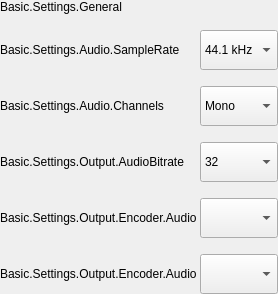
        <widget class="QFrame" name="frame_AudioGeneral">
         <property name="sizePolicy">
          <sizepolicy hsizetype="Preferred" vsizetype="Preferred">
           <horstretch>0</horstretch>
           <verstretch>0</verstretch>
          </sizepolicy>
         </property>
         <property name="minimumSize">
          <size>
           <width>0</width>
           <height>0</height>
          </size>
         </property>
         <property name="maximumSize">
          <size>
           <width>16777215</width>
           <height>16777215</height>
          </size>
         </property>
         <property name="frameShape">
          <enum>QFrame::NoFrame</enum>
         </property>
         <property name="frameShadow">
          <enum>QFrame::Raised</enum>
         </property>
         <layout class="QFormLayout" name="formLayout_AudioGeneral">
          <property name="fieldGrowthPolicy">
           <enum>QFormLayout::AllNonFixedFieldsGrow</enum>
          </property>
          <property name="labelAlignment">
           <set>Qt::AlignLeading|Qt::AlignLeft|Qt::AlignVCenter</set>
          </property>
          <property name="formAlignment">
           <set>Qt::AlignLeading|Qt::AlignLeft|Qt::AlignTop</set>
          </property>
          <property name="horizontalSpacing">
           <number>0</number>
          </property>
          <property name="verticalSpacing">
           <number>16</number>
          </property>
          <property name="leftMargin">
           <number>0</number>
          </property>
          <property name="topMargin">
           <number>0</number>
          </property>
          <property name="rightMargin">
           <number>0</number>
          </property>
          <property name="bottomMargin">
           <number>0</number>
          </property>
          <item row="0" column="0">
           <widget class="QLabel" name="label_TitleAudioGeneral">
            <property name="maximumSize">
             <size>
              <width>860</width>
              <height>16777215</height>
             </size>
            </property>
            <property name="styleSheet">
             <string/>
            </property>
            <property name="text">
             <string>Basic.Settings.General</string>
            </property>
            <property name="wordWrap">
             <bool>true</bool>
            </property>
            <property name="labelType" stdset="0">
             <string>settingBold</string>
            </property>
           </widget>
          </item>
          <item row="1" column="0">
           <widget class="QLabel" name="label_SampleRate">
            <property name="sizePolicy">
             <sizepolicy hsizetype="Fixed" vsizetype="Fixed">
              <horstretch>0</horstretch>
              <verstretch>0</verstretch>
             </sizepolicy>
            </property>
            <property name="minimumSize">
             <size>
              <width>200</width>
              <height>40</height>
             </size>
            </property>
            <property name="maximumSize">
             <size>
              <width>200</width>
              <height>40</height>
             </size>
            </property>
            <property name="styleSheet">
             <string notr="true"/>
            </property>
            <property name="text">
             <string>Basic.Settings.Audio.SampleRate</string>
            </property>
            <property name="wordWrap">
             <bool>true</bool>
            </property>
           </widget>
          </item>
          <item row="1" column="1">
           <widget class="AFQCustomCombobox" name="comboBox_SampleRate">
            <property name="enabled">
             <bool>true</bool>
            </property>
            <property name="sizePolicy">
             <sizepolicy hsizetype="Preferred" vsizetype="Preferred">
              <horstretch>0</horstretch>
              <verstretch>0</verstretch>
             </sizepolicy>
            </property>
            <property name="minimumSize">
             <size>
              <width>0</width>
              <height>40</height>
             </size>
            </property>
            <property name="maximumSize">
             <size>
              <width>16777215</width>
              <height>40</height>
             </size>
            </property>
            <property name="focusPolicy">
             <enum>Qt::ClickFocus</enum>
            </property>
            <property name="styleSheet">
             <string notr="true"/>
            </property>
            <item>
             <property name="text">
              <string>44.1 kHz</string>
             </property>
            </item>
            <item>
             <property name="text">
              <string>48 kHz</string>
             </property>
            </item>
           </widget>
          </item>
          <item row="2" column="0">
           <widget class="QLabel" name="label_ChannelSetup">
            <property name="sizePolicy">
             <sizepolicy hsizetype="Fixed" vsizetype="Fixed">
              <horstretch>0</horstretch>
              <verstretch>0</verstretch>
             </sizepolicy>
            </property>
            <property name="minimumSize">
             <size>
              <width>200</width>
              <height>40</height>
             </size>
            </property>
            <property name="maximumSize">
             <size>
              <width>200</width>
              <height>40</height>
             </size>
            </property>
            <property name="styleSheet">
             <string notr="true"/>
            </property>
            <property name="text">
             <string>Basic.Settings.Audio.Channels</string>
            </property>
            <property name="wordWrap">
             <bool>true</bool>
            </property>
           </widget>
          </item>
          <item row="2" column="1">
           <widget class="AFQCustomCombobox" name="comboBox_ChannelSetup">
            <property name="sizePolicy">
             <sizepolicy hsizetype="Preferred" vsizetype="Preferred">
              <horstretch>0</horstretch>
              <verstretch>0</verstretch>
             </sizepolicy>
            </property>
            <property name="minimumSize">
             <size>
              <width>0</width>
              <height>40</height>
             </size>
            </property>
            <property name="maximumSize">
             <size>
              <width>16777215</width>
              <height>40</height>
             </size>
            </property>
            <property name="focusPolicy">
             <enum>Qt::ClickFocus</enum>
            </property>
            <property name="styleSheet">
             <string notr="true"/>
            </property>
            <item>
             <property name="text">
              <string>Mono</string>
             </property>
            </item>
            <item>
             <property name="text">
              <string>Stereo</string>
             </property>
            </item>
            <item>
             <property name="text">
              <string>2.1</string>
             </property>
            </item>
            <item>
             <property name="text">
              <string>4.0</string>
             </property>
            </item>
            <item>
             <property name="text">
              <string>5.1</string>
             </property>
            </item>
           </widget>
          </item>
          <item row="3" column="0">
           <widget class="QLabel" name="label_SimpleOutputABitrate">
            <property name="sizePolicy">
             <sizepolicy hsizetype="Fixed" vsizetype="Fixed">
              <horstretch>0</horstretch>
              <verstretch>0</verstretch>
             </sizepolicy>
            </property>
            <property name="minimumSize">
             <size>
              <width>200</width>
              <height>40</height>
             </size>
            </property>
            <property name="maximumSize">
             <size>
              <width>200</width>
              <height>40</height>
             </size>
            </property>
            <property name="styleSheet">
             <string notr="true"/>
            </property>
            <property name="text">
             <string>Basic.Settings.Output.AudioBitrate</string>
            </property>
            <property name="wordWrap">
             <bool>true</bool>
            </property>
           </widget>
          </item>
          <item row="3" column="1">
           <widget class="AFQCustomCombobox" name="comboBox_SimpleOutputABitrate">
            <property name="sizePolicy">
             <sizepolicy hsizetype="Preferred" vsizetype="Preferred">
              <horstretch>0</horstretch>
              <verstretch>0</verstretch>
             </sizepolicy>
            </property>
            <property name="minimumSize">
             <size>
              <width>0</width>
              <height>40</height>
             </size>
            </property>
            <property name="maximumSize">
             <size>
              <width>16777215</width>
              <height>40</height>
             </size>
            </property>
            <property name="focusPolicy">
             <enum>Qt::ClickFocus</enum>
            </property>
            <property name="styleSheet">
             <string notr="true"/>
            </property>
            <property name="maxVisibleItems">
             <number>10</number>
            </property>
            <item>
             <property name="text">
              <string>32</string>
             </property>
            </item>
            <item>
             <property name="text">
              <string>48</string>
             </property>
            </item>
            <item>
             <property name="text">
              <string>64</string>
             </property>
            </item>
            <item>
             <property name="text">
              <string>80</string>
             </property>
            </item>
            <item>
             <property name="text">
              <string>92</string>
             </property>
            </item>
            <item>
             <property name="text">
              <string>112</string>
             </property>
            </item>
            <item>
             <property name="text">
              <string>128</string>
             </property>
            </item>
            <item>
             <property name="text">
              <string>160</string>
             </property>
            </item>
            <item>
             <property name="text">
              <string>192</string>
             </property>
            </item>
            <item>
             <property name="text">
              <string>256</string>
             </property>
            </item>
            <item>
             <property name="text">
              <string>320</string>
             </property>
            </item>
           </widget>
          </item>
          <item row="4" column="0">
           <widget class="QLabel" name="label_SimpleOutStrAEncoder">
            <property name="sizePolicy">
             <sizepolicy hsizetype="Fixed" vsizetype="Fixed">
              <horstretch>0</horstretch>
              <verstretch>0</verstretch>
             </sizepolicy>
            </property>
            <property name="minimumSize">
             <size>
              <width>200</width>
              <height>40</height>
             </size>
            </property>
            <property name="maximumSize">
             <size>
              <width>200</width>
              <height>40</height>
             </size>
            </property>
            <property name="styleSheet">
             <string notr="true"/>
            </property>
            <property name="text">
             <string>Basic.Settings.Output.Encoder.Audio</string>
            </property>
            <property name="wordWrap">
             <bool>true</bool>
            </property>
           </widget>
          </item>
          <item row="4" column="1">
           <widget class="AFQCustomCombobox" name="comboBox_SimpleOutStrAEncoder">
            <property name="sizePolicy">
             <sizepolicy hsizetype="Preferred" vsizetype="Preferred">
              <horstretch>0</horstretch>
              <verstretch>0</verstretch>
             </sizepolicy>
            </property>
            <property name="minimumSize">
             <size>
              <width>0</width>
              <height>40</height>
             </size>
            </property>
            <property name="maximumSize">
             <size>
              <width>16777215</width>
              <height>40</height>
             </size>
            </property>
            <property name="focusPolicy">
             <enum>Qt::ClickFocus</enum>
            </property>
            <property name="styleSheet">
             <string notr="true"/>
            </property>
           </widget>
          </item>
          <item row="5" column="0">
           <widget class="QLabel" name="label_AdvOutAEncoder">
            <property name="sizePolicy">
             <sizepolicy hsizetype="Fixed" vsizetype="Fixed">
              <horstretch>0</horstretch>
              <verstretch>0</verstretch>
             </sizepolicy>
            </property>
            <property name="minimumSize">
             <size>
              <width>200</width>
              <height>40</height>
             </size>
            </property>
            <property name="maximumSize">
             <size>
              <width>200</width>
              <height>40</height>
             </size>
            </property>
            <property name="text">
             <string>Basic.Settings.Output.Encoder.Audio</string>
            </property>
           </widget>
          </item>
          <item row="5" column="1">
           <widget class="AFQCustomCombobox" name="comboBox_AdvOutAEncoder">
            <property name="sizePolicy">
             <sizepolicy hsizetype="Preferred" vsizetype="Preferred">
              <horstretch>0</horstretch>
              <verstretch>0</verstretch>
             </sizepolicy>
            </property>
            <property name="minimumSize">
             <size>
              <width>0</width>
              <height>40</height>
             </size>
            </property>
            <property name="maximumSize">
             <size>
              <width>16777215</width>
              <height>40</height>
             </size>
            </property>
           </widget>
          </item>
         </layout>
        </widget>
